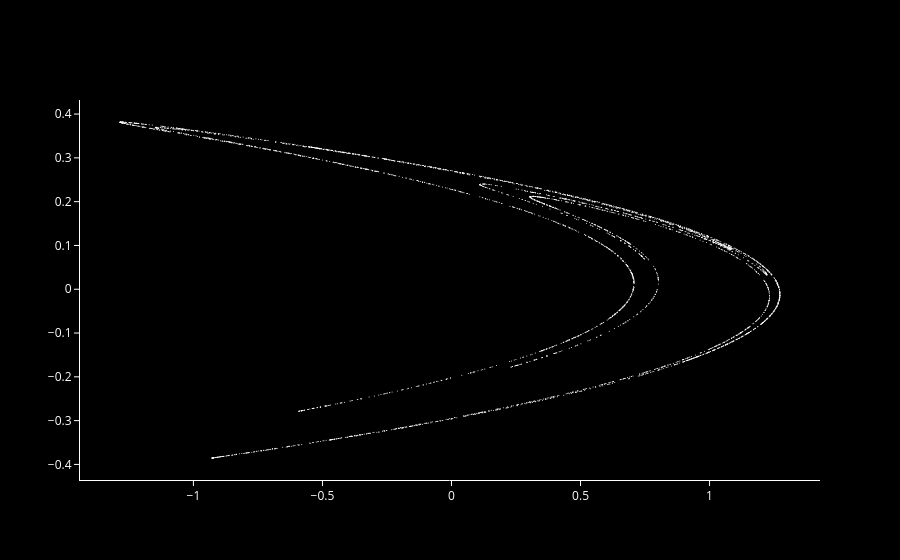
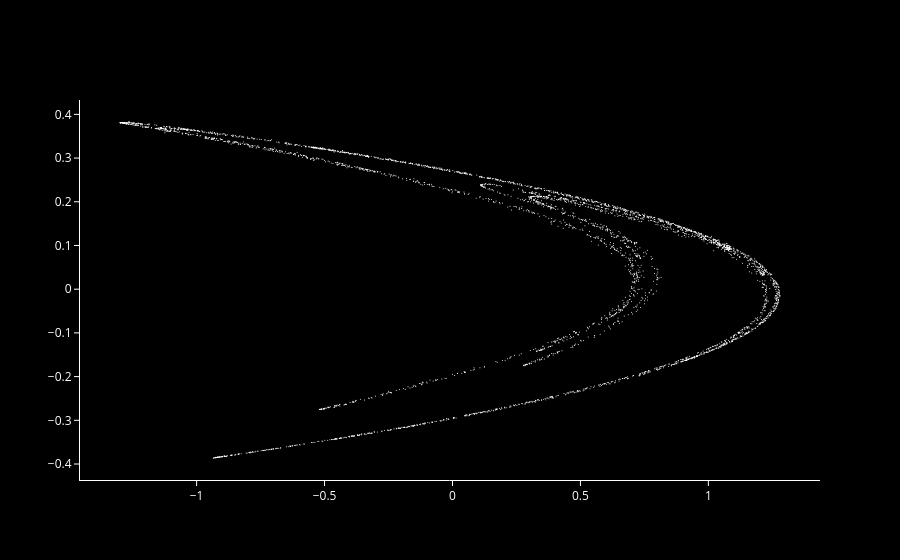
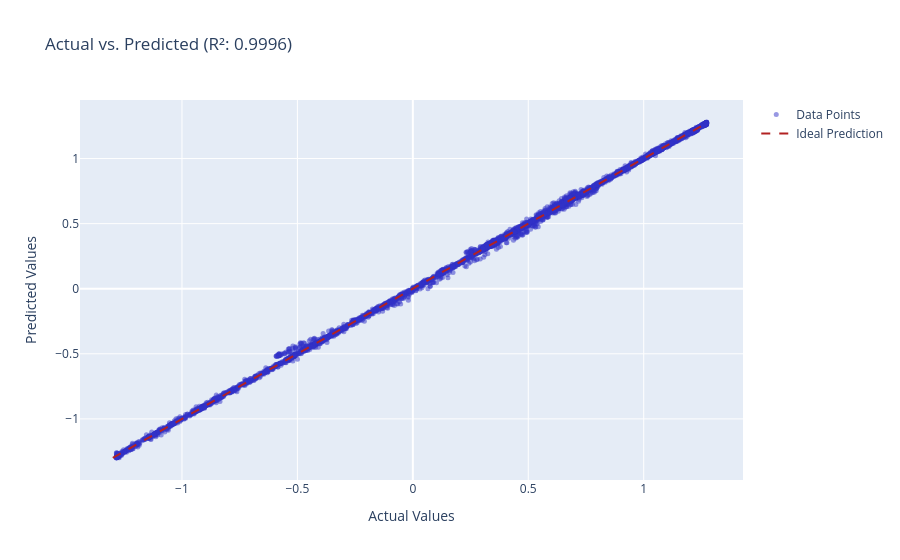
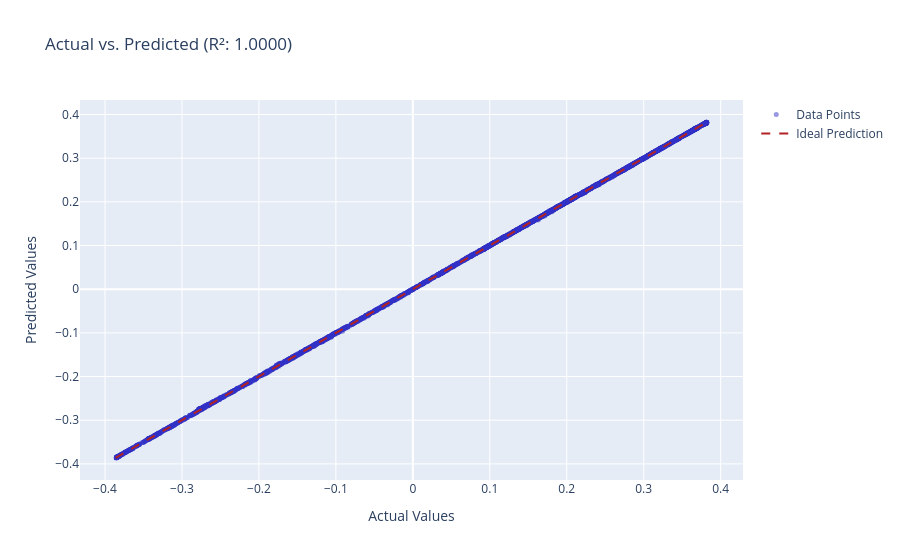

Write notebook code for charts like these, in order.
### Markdown cell above
### Plots

### Code cell
henon_plot(henon_dataset[-Y_pred.shape[0] :]).show()
henon_plot(Y_pred).show()
r_2_plot(Y_test[:, 0], Y_pred[:, 0]).show()
r_2_plot(Y_test[:, 1], Y_pred[:, 1]).show()

### Figure 1 — Plotly figure (JSON) as saved in the notebook; plotly's stock layout.template omitted (floating-point values rounded to 4 significant figures; data arrays with more than 128 entries replaced by an {"elided": "..."} marker saying what was removed)
{"data": [{"marker": {"color": "white", "size": 1}, "mode": "markers", "type": "scatter", "x": {"elided": "4000 float values"}, "y": {"elided": "4000 float values"}}], "layout": {"font": {"color": "white"}, "paper_bgcolor": "black", "plot_bgcolor": "black", "xaxis": {"linecolor": "white", "showgrid": false, "tickcolor": "white", "ticks": "outside", "zeroline": false}, "yaxis": {"linecolor": "white", "showgrid": false, "tickcolor": "white", "ticks": "outside", "zeroline": false}}}

### Figure 2 — Plotly figure (JSON) as saved in the notebook; plotly's stock layout.template omitted (floating-point values rounded to 4 significant figures; data arrays with more than 128 entries replaced by an {"elided": "..."} marker saying what was removed)
{"data": [{"marker": {"color": "white", "size": 1}, "mode": "markers", "type": "scatter", "x": {"elided": "4000 float values"}, "y": {"elided": "4000 float values"}}], "layout": {"font": {"color": "white"}, "paper_bgcolor": "black", "plot_bgcolor": "black", "xaxis": {"linecolor": "white", "showgrid": false, "tickcolor": "white", "ticks": "outside", "zeroline": false}, "yaxis": {"linecolor": "white", "showgrid": false, "tickcolor": "white", "ticks": "outside", "zeroline": false}}}

### Figure 3 — Plotly figure (JSON) as saved in the notebook; plotly's stock layout.template omitted (floating-point values rounded to 4 significant figures; data arrays with more than 128 entries replaced by an {"elided": "..."} marker saying what was removed)
{"data": [{"marker": {"color": "rgba(50, 50, 200, 0.5)", "size": 5}, "mode": "markers", "name": "Data Points", "type": "scatter", "x": {"elided": "4000 float values"}, "y": {"elided": "4000 float values"}}, {"line": {"color": "firebrick", "dash": "dash"}, "mode": "lines", "name": "Ideal Prediction", "type": "scatter", "x": [-1.299, 1.28], "y": [-1.299, 1.28]}], "layout": {"showlegend": true, "title": {"text": "Actual vs. Predicted (R²: 0.9996)"}, "xaxis": {"title": {"text": "Actual Values"}}, "yaxis": {"title": {"text": "Predicted Values"}}}}

### Figure 4 — Plotly figure (JSON) as saved in the notebook; plotly's stock layout.template omitted (floating-point values rounded to 4 significant figures; data arrays with more than 128 entries replaced by an {"elided": "..."} marker saying what was removed)
{"data": [{"marker": {"color": "rgba(50, 50, 200, 0.5)", "size": 5}, "mode": "markers", "name": "Data Points", "type": "scatter", "x": {"elided": "4000 float values"}, "y": {"elided": "4000 float values"}}, {"line": {"color": "firebrick", "dash": "dash"}, "mode": "lines", "name": "Ideal Prediction", "type": "scatter", "x": [-0.3863, 0.3825], "y": [-0.3863, 0.3825]}], "layout": {"showlegend": true, "title": {"text": "Actual vs. Predicted (R²: 1.0000)"}, "xaxis": {"title": {"text": "Actual Values"}}, "yaxis": {"title": {"text": "Predicted Values"}}}}
